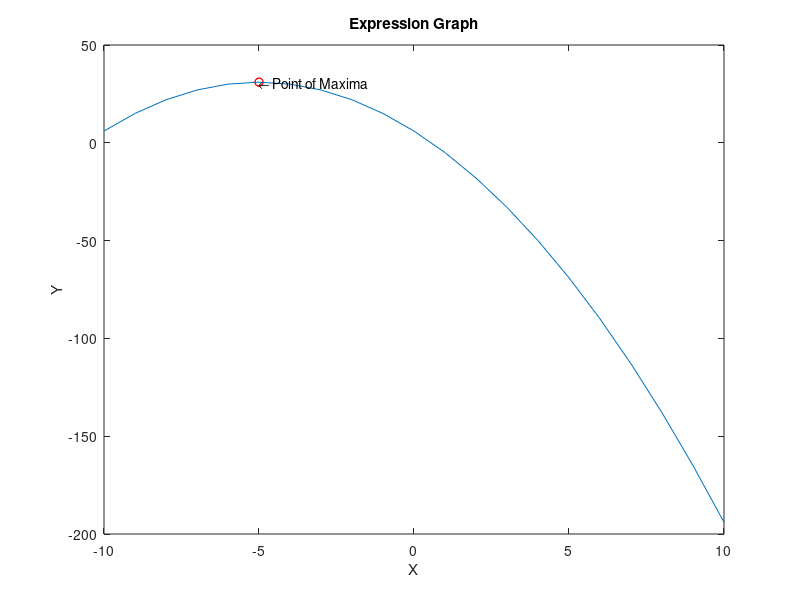

The MATLAB source for this figure:
clear;
close all;
clc;
x=-10:1:10;
y=-x.^2-10*x+6;
ym=max(y);
p = [-1 -10 6-ym];
r=roots(p);
plot(r,ym,'ro');hold on;
plot(x,y);hold off;
xlabel('X');
ylabel('Y');
title('Expression Graph');
str='Point of Maxima';
text(-5,31,'\leftarrow Point of Maxima');